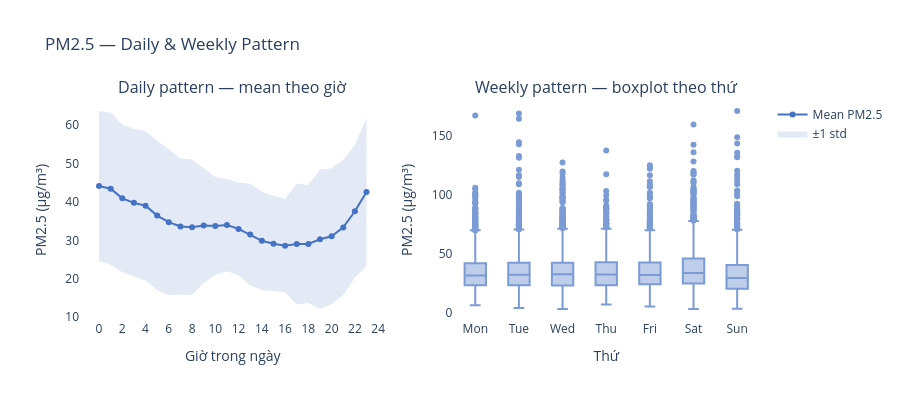

Source (notebook cell):
### Markdown cell above
## 2.3. Daily & Weekly Pattern
- Hourly mean theo giờ trong ngày
- Boxplot theo day of week

Lý do: đây là basis để tạo hour_of_day, day_of_week features và validate lag_24h, lag_168h có ý nghĩa không

### Code cell
# ════════════════════════════════════════════════════════════
# 2. DAILY & WEEKLY PATTERN
# ════════════════════════════════════════════════════════════
df_pattern = pm25_imputed[['pm25_avg']].dropna().copy()
df_pattern['hour']        = df_pattern.index.hour
df_pattern['day_of_week'] = df_pattern.index.dayofweek
dow_labels = ['Mon', 'Tue', 'Wed', 'Thu', 'Fri', 'Sat', 'Sun']

fig2 = make_subplots(
    rows=1, cols=2,
    subplot_titles=['Daily pattern — mean theo giờ', 'Weekly pattern — boxplot theo thứ']
)

# Daily pattern
hourly = df_pattern.groupby('hour')['pm25_avg'].agg(['mean', 'std']).reset_index()
fig2.add_trace(go.Scatter(
    x=hourly['hour'], y=hourly['mean'],
    mode='lines+markers',
    line=dict(color='#4472c4', width=2),
    marker=dict(size=6),
    name='Mean PM2.5',
), row=1, col=1)
fig2.add_trace(go.Scatter(
    x=pd.concat([hourly['hour'], hourly['hour'][::-1]]),
    y=pd.concat([hourly['mean'] + hourly['std'], (hourly['mean'] - hourly['std'])[::-1]]),
    fill='toself', fillcolor='rgba(68,114,196,0.15)',
    line=dict(color='rgba(255,255,255,0)'),
    name='±1 std', showlegend=True,
), row=1, col=1)

# Weekly pattern
for dow in range(7):
    vals = df_pattern[df_pattern['day_of_week'] == dow]['pm25_avg']
    fig2.add_trace(go.Box(
        y=vals, name=dow_labels[dow],
        marker_color='#4472c4', opacity=0.7,
        showlegend=False,
    ), row=1, col=2)

fig2.update_layout(
    title='PM2.5 — Daily & Weekly Pattern',
    height=400, plot_bgcolor='white'
)
fig2.update_xaxes(title_text='Giờ trong ngày', dtick=2, row=1, col=1)
fig2.update_xaxes(title_text='Thứ', row=1, col=2)
fig2.update_yaxes(title_text='PM2.5 (μg/m³)', row=1, col=1)
fig2.update_yaxes(title_text='PM2.5 (μg/m³)', row=1, col=2)
fig2.show()

### Figure 1 — Plotly figure (JSON) as saved in the notebook; plotly's stock layout.template omitted (floating-point values rounded to 4 significant figures; data arrays with more than 128 entries replaced by an {"elided": "..."} marker saying what was removed)
{"data": [{"line": {"color": "#4472c4", "width": 2}, "marker": {"size": 6}, "mode": "lines+markers", "name": "Mean PM2.5", "type": "scatter", "x": [0, 1, 2, 3, 4, 5, 6, 7, 8, 9, 10, 11, 12, 13, 14, 15, 16, 17, 18, 19, 20, 21, 22, 23], "xaxis": "x", "y": [44.16, 43.45, 40.95, 39.77, 39.01, 36.46, 34.75, 33.62, 33.43, 33.87, 33.74, 33.98, 32.99, 31.55, 29.9, 29.14, 28.63, 29.06, 29.09, 30.31, 31.08, 33.38, 37.57, 42.6], "yaxis": "y"}, {"fill": "toself", "fillcolor": "rgba(68,114,196,0.15)", "line": {"color": "rgba(255,255,255,0)"}, "name": "±1 std", "showlegend": true, "type": "scatter", "x": [0, 1, 2, 3, 4, 5, 6, 7, 8, 9, 10, 11, 12, 13, 14, 15, 16, 17, 18, 19, 20, 21, 22, 23, 23, 22, 21, 20, 19, 18, 17, 16, 15, 14, 13, 12, 11, 10, 9, 8, 7, 6, 5, 4, 3, 2, 1, 0], "xaxis": "x", "y": [63.67, 63.25, 60.14, 58.96, 58.49, 55.86, 53.79, 51.34, 51.05, 48.78, 46.48, 45.98, 45.02, 44.75, 42.73, 41.6, 40.78, 44.84, 44.44, 48.46, 48.75, 50.96, 54.83, 61.86, 23.35, 20.31, 15.8, 13.4, 12.15, 13.73, 13.29, 16.48, 16.68, 17.07, 18.34, 20.96, 21.99, 21.0, 18.95, 15.81, 15.89, 15.72, 17.05, 19.54, 20.57, 21.77, 23.65, 24.64], "yaxis": "y"}, {"marker": {"color": "#4472c4"}, "name": "Mon", "opacity": 0.7, "showlegend": false, "type": "box", "xaxis": "x2", "y": {"elided": "1497 float values"}, "yaxis": "y2"}, {"marker": {"color": "#4472c4"}, "name": "Tue", "opacity": 0.7, "showlegend": false, "type": "box", "xaxis": "x2", "y": {"elided": "1511 float values"}, "yaxis": "y2"}, {"marker": {"color": "#4472c4"}, "name": "Wed", "opacity": 0.7, "showlegend": false, "type": "box", "xaxis": "x2", "y": {"elided": "1536 float values"}, "yaxis": "y2"}, {"marker": {"color": "#4472c4"}, "name": "Thu", "opacity": 0.7, "showlegend": false, "type": "box", "xaxis": "x2", "y": {"elided": "1536 float values"}, "yaxis": "y2"}, {"marker": {"color": "#4472c4"}, "name": "Fri", "opacity": 0.7, "showlegend": false, "type": "box", "xaxis": "x2", "y": {"elided": "1536 float values"}, "yaxis": "y2"}, {"marker": {"color": "#4472c4"}, "name": "Sat", "opacity": 0.7, "showlegend": false, "type": "box", "xaxis": "x2", "y": {"elided": "1521 float values"}, "yaxis": "y2"}, {"marker": {"color": "#4472c4"}, "name": "Sun", "opacity": 0.7, "showlegend": false, "type": "box", "xaxis": "x2", "y": {"elided": "1512 float values"}, "yaxis": "y2"}], "layout": {"annotations": [{"font": {"size": 16}, "showarrow": false, "text": "Daily pattern — mean theo giờ", "x": 0.225, "xanchor": "center", "xref": "paper", "y": 1, "yanchor": "bottom", "yref": "paper"}, {"font": {"size": 16}, "showarrow": false, "text": "Weekly pattern — boxplot theo thứ", "x": 0.775, "xanchor": "center", "xref": "paper", "y": 1, "yanchor": "bottom", "yref": "paper"}], "height": 400, "plot_bgcolor": "white", "title": {"text": "PM2.5 — Daily & Weekly Pattern"}, "xaxis": {"anchor": "y", "domain": [0, 0.45], "dtick": 2, "title": {"text": "Giờ trong ngày"}}, "xaxis2": {"anchor": "y2", "domain": [0.55, 1], "title": {"text": "Thứ"}}, "yaxis": {"anchor": "x", "domain": [0, 1], "title": {"text": "PM2.5 (μg/m³)"}}, "yaxis2": {"anchor": "x2", "domain": [0, 1], "title": {"text": "PM2.5 (μg/m³)"}}}}
